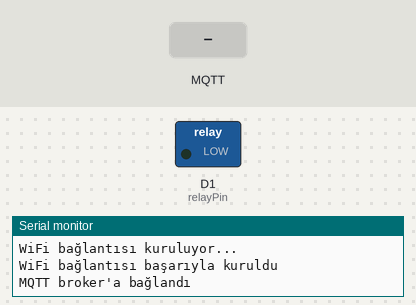
Simulated run of this sketch. Board: ESP8266 (NodeMCU). Parts: switched loads named in the sketch (green lamp = pin HIGH), the last lines printed to the serial monitor. The inputs (shaded band) are chosen by the test bench. WiFi joins after 1.5 s; servers stay silent unless stated; no MQTT or app messages arrive unless stated.

Above: at 3.2 s.
3.3 s: MQTT message "on" arrives on the first subscribed topic
At 3.6 s:
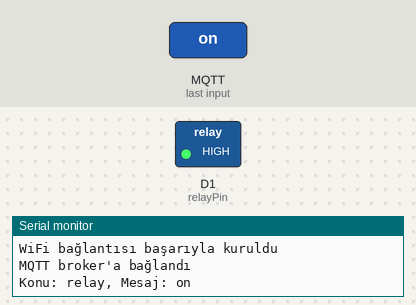
4.8 s: MQTT message "off" arrives on the first subscribed topic
At 5.9 s:
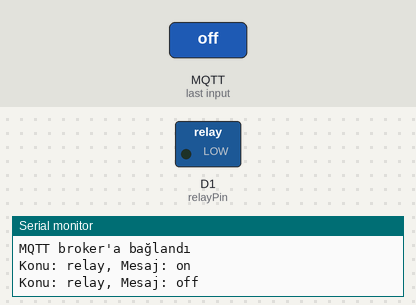
Timing chart, 0 to 7.8 s (numbered marks = the images above; inputs shaded):
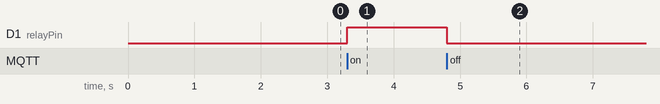

The sketch:

main.ino
```cpp
#include <ESP8266WiFi.h>
#include <PubSubClient.h>

// WiFi ağının SSID ve şifresi
const char* ssid = "WIFI_SSID";
const char* password = "WIFI_PASSWORD";

// MQTT broker adresi ve bağlantı noktası
const char* mqttServer = "MQTT_SERVER_IP";
const int mqttPort = 1883;

// MQTT konu adı ve röle pin numarası
const char* mqttTopic = "relay";
const int relayPin = D1;

WiFiClient espClient;
PubSubClient client(espClient);

void setup() {
  pinMode(relayPin, OUTPUT);

  // Seri bağlantıyı başlat
  Serial.begin(115200);

  // WiFi ağına bağlan
  WiFi.begin(ssid, password);

  while (WiFi.status() != WL_CONNECTED) {
    delay(1000);
    Serial.println("WiFi bağlantısı kuruluyor...");
  }

  Serial.println("WiFi bağlantısı başarıyla kuruldu");

  // MQTT broker'a bağlan
  client.setServer(mqttServer, mqttPort);
  client.setCallback(callback);

  while (!client.connected()) {
    if (client.connect("ESP8266Client")) {
      Serial.println("MQTT broker'a bağlandı");
      client.subscribe(mqttTopic);
    } else {
      Serial.print("MQTT broker'a bağlantı başarısız, hata kodu: ");
      Serial.print(client.state());
      delay(2000);
    }
  }
}

void loop() {
  if (!client.connected()) {
    reconnect();
  }
  client.loop();
}

void callback(char* topic, byte* payload, unsigned int length) {
  String message = "";

  for (int i = 0; i < length; i++) {
    message += (char)payload[i];
  }

  Serial.print("Konu: ");
  Serial.print(topic);
  Serial.print(", Mesaj: ");
  Serial.println(message);

  if (String(topic) == mqttTopic) {
    if (message == "on") {
      digitalWrite(relayPin, HIGH);
    } else if (message == "off") {
      digitalWrite(relayPin, LOW);
    }
  }
}

void reconnect() {
  while (!client.connected()) {
    if (client.connect("ESP8266Client")) {
      Serial.println("MQTT broker'a bağlandı");
      client.subscribe(mqttTopic);
    } else {
      Serial.print("MQTT broker'a bağlantı başarısız, hata kodu: ");
      Serial.print(client.state());
      delay(2000);
    }
  }
}
```

Measured:
- after the input at 3.3 s, D1 (relayPin): LOW → HIGH at once
- after the input at 4.8 s, D1 (relayPin): HIGH → LOW at once
